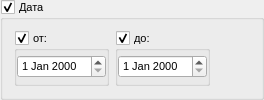
                     <widget class="QGroupBox" name="groupBox_SearchByDateInvoices">
                      <property name="font">
                       <font>
                        <pointsize>8</pointsize>
                        <weight>50</weight>
                        <italic>false</italic>
                        <bold>false</bold>
                        <underline>false</underline>
                        <kerning>true</kerning>
                       </font>
                      </property>
                      <property name="title">
                       <string>Дата</string>
                      </property>
                      <property name="checkable">
                       <bool>true</bool>
                      </property>
                      <layout class="QHBoxLayout" name="horizontalLayout_3">
                       <item>
                        <widget class="QGroupBox" name="groupBox_SearchByDateInvoicesMin">
                         <property name="title">
                          <string>от:</string>
                         </property>
                         <property name="checkable">
                          <bool>true</bool>
                         </property>
                         <layout class="QGridLayout" name="gridLayout_11">
                          <property name="leftMargin">
                           <number>0</number>
                          </property>
                          <property name="topMargin">
                           <number>0</number>
                          </property>
                          <property name="rightMargin">
                           <number>0</number>
                          </property>
                          <property name="bottomMargin">
                           <number>0</number>
                          </property>
                          <property name="spacing">
                           <number>0</number>
                          </property>
                          <item row="0" column="0">
                           <widget class="QDateEdit" name="dateEdit_SearchByDateInvoicesMin"/>
                          </item>
                         </layout>
                        </widget>
                       </item>
                       <item>
                        <widget class="QGroupBox" name="groupBox_SearchByDateInvoicesMax">
                         <property name="title">
                          <string>до:</string>
                         </property>
                         <property name="checkable">
                          <bool>true</bool>
                         </property>
                         <layout class="QGridLayout" name="gridLayout_12">
                          <property name="leftMargin">
                           <number>0</number>
                          </property>
                          <property name="topMargin">
                           <number>0</number>
                          </property>
                          <property name="rightMargin">
                           <number>0</number>
                          </property>
                          <property name="bottomMargin">
                           <number>0</number>
                          </property>
                          <property name="spacing">
                           <number>0</number>
                          </property>
                          <item row="0" column="0">
                           <widget class="QDateEdit" name="dateEdit_SearchByDateInvoicesMax"/>
                          </item>
                         </layout>
                        </widget>
                       </item>
                       <item>
                        <spacer name="horizontalSpacer_3">
                         <property name="orientation">
                          <enum>Qt::Horizontal</enum>
                         </property>
                         <property name="sizeHint" stdset="0">
                          <size>
                           <width>40</width>
                           <height>20</height>
                          </size>
                         </property>
                        </spacer>
                       </item>
                      </layout>
                     </widget>
